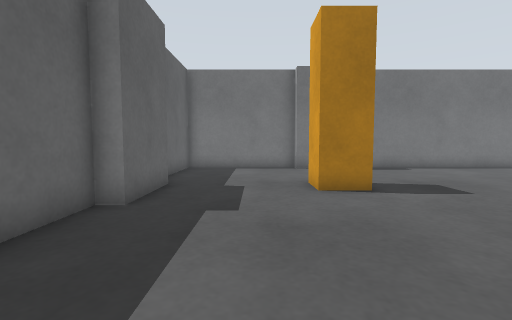
[1] (above)

15 first-person views from a walk through a world built for the Gazebo simulator. The camera is 0.14 m above the floor, tilts 4° down and sees 85° across. The floor is counted in squares, 0.1 m on a side. Each view is taken from the middle of a square. On the plan, view 1 faces up. The plan holds only what a view shows up to about 13 squares ahead; the rest is blank. The place goes on beyond the plan.

[2]
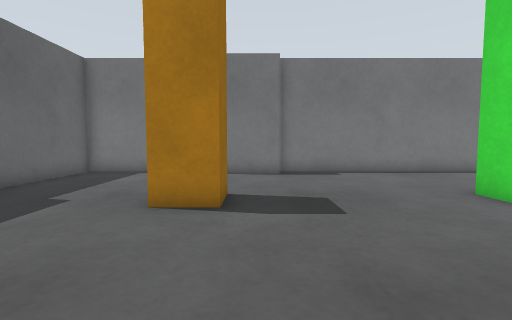

[3]
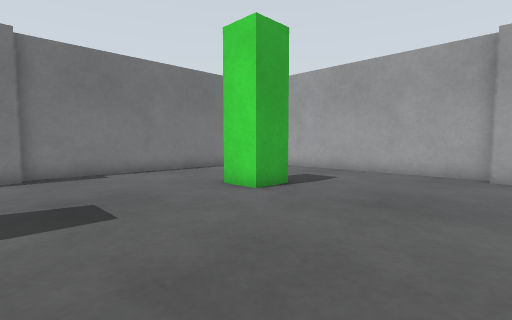

[4]
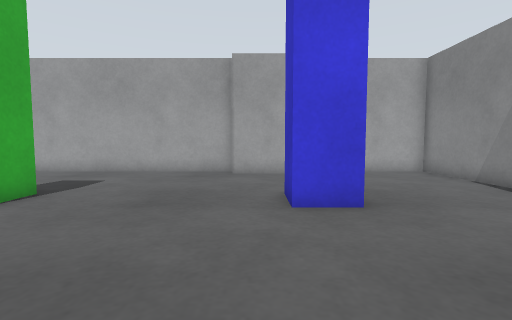

[5]
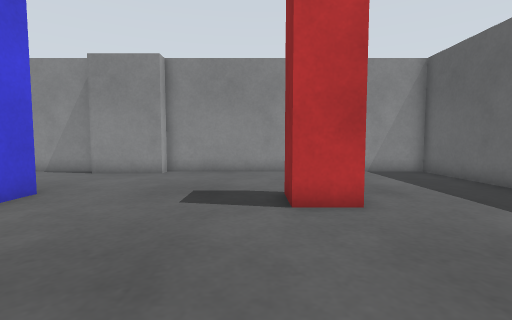

[6]
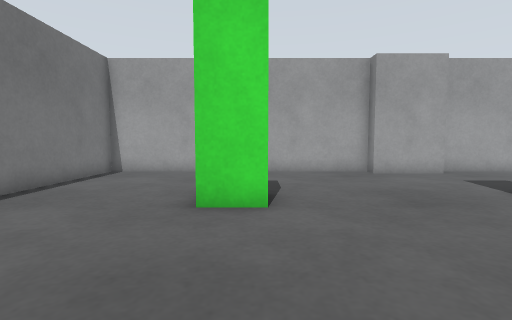

[7]
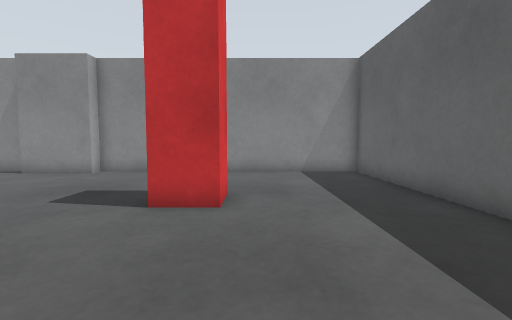

[8]
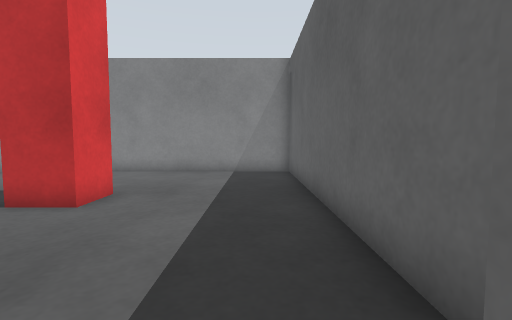

[9]
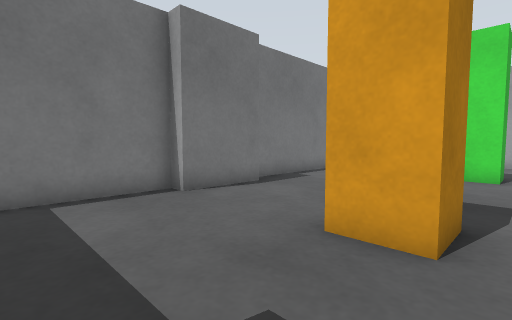

[10]
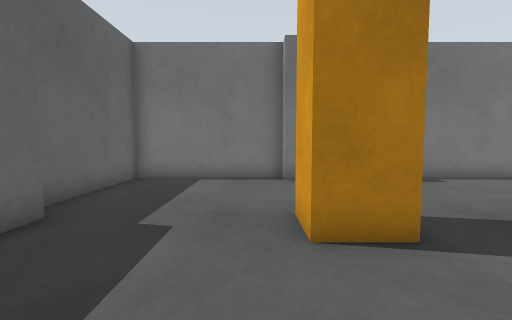

[11]
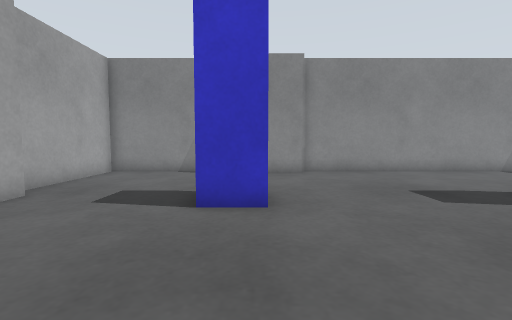

[12]
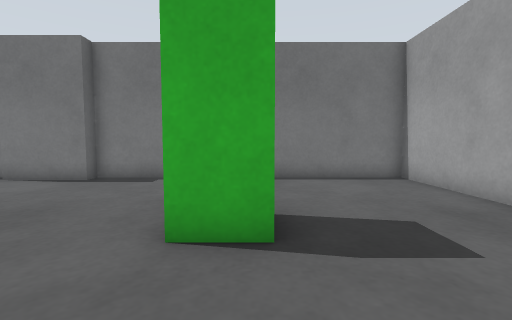

[13]
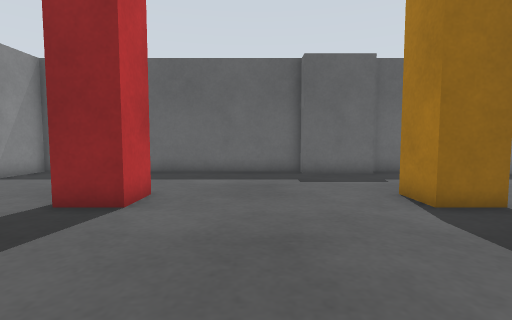

[14]
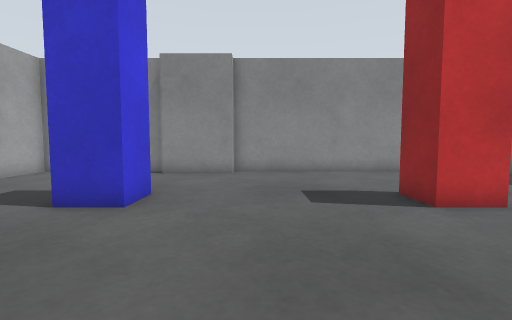

[15]
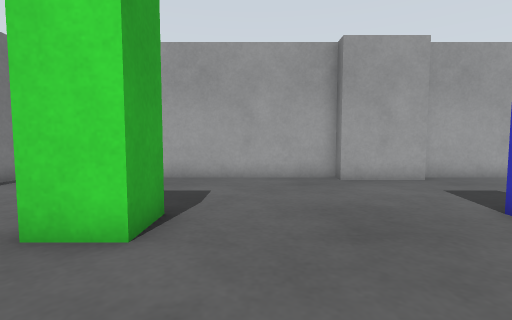

### Floor plan
Points are (right, up) in squares from view 1. A wall is a line through its corners. A room is listed if a view was taken in it or the views show most of it. See-through windows are left out.
Room 1 (views 1, 2, 3, 4, 5, 6, 7, 8, 9, 10, 11, 12, 13, 14, 15)
walls: (-2.8, 9.1) (-2.8, 6) (-3.5, 6) (-3.5, -5.5) (8, -5.5) (8, -4.8) (11, -4.8); (15.8, -0.1) (15.8, 3) (16.5, 3) (16.5, 14.5) (5, 14.5) (5, 13.8) (2, 13.8) (2, 14.5) (-3.5, 14.5) (-3.5, 9.2); (11.1, -5.5) (16.5, -5.5) (16.5, -0.4)
objects: red post (2, 0) to (3, 1); pillar (2, 8) to (3, 9); blue post (10, 0) to (11, 1); green post (10, 8) to (11, 9)

Where each view was taken, in squares from view 1:
view 1: 0 up, 0 right, facing up
view 2: 2 up, 4 right, facing up
view 3: 2 up, 4 right, facing up-right
view 4: 2 up, 4 right, facing right
view 5: 7 up, 4 right, facing down
view 6: 8 up, 4 right, facing right
view 7: 7 up, 1 right, facing down
view 8: 7 up, 2 left, facing down
view 9: 7 up, 2 left, facing up-right
view 10: 4 up, 1 right, facing up
view 11: 7 up, 10 right, facing down
view 12: 4 up, 11 right, facing up
view 13: 4 up, 9 right, facing left
view 14: 7 up, 7 right, facing down
view 15: 6 up, 6 right, facing right
